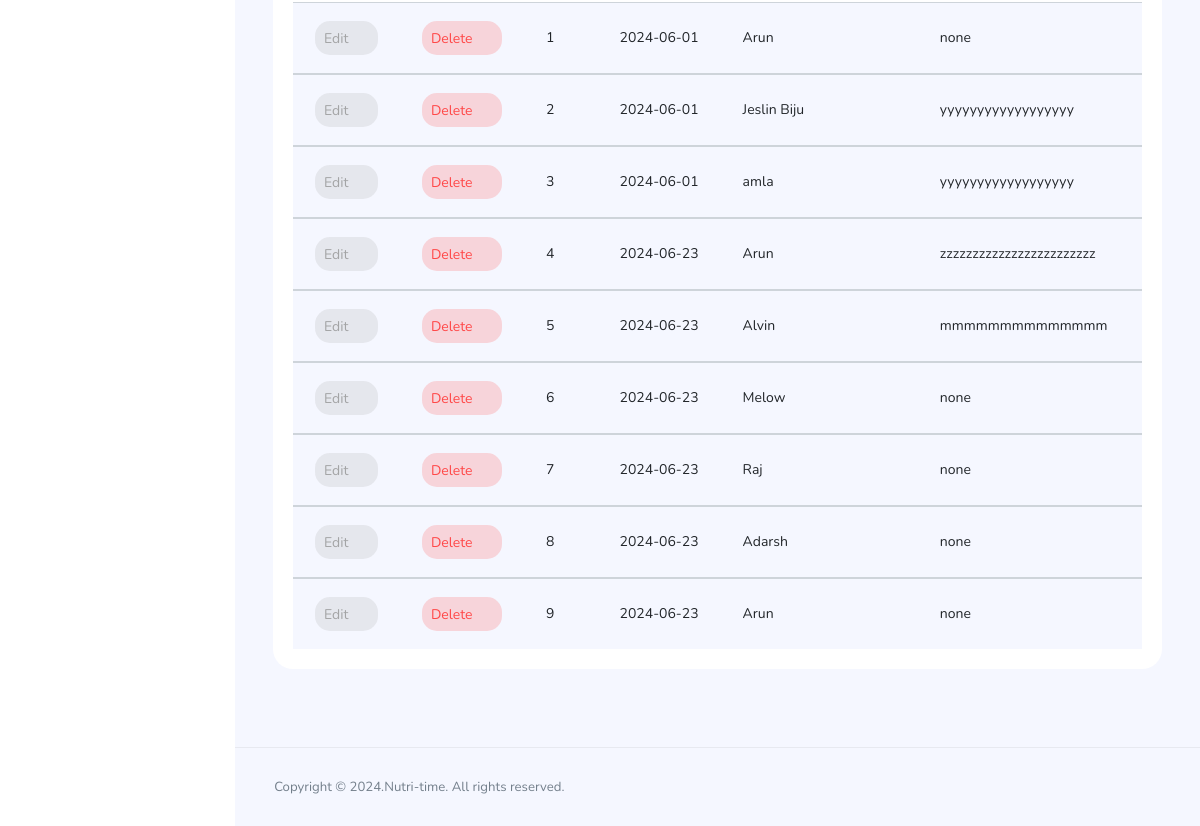
Before: /Admin/pages/admin-sales.php (signed in, lower part) with the older database file.
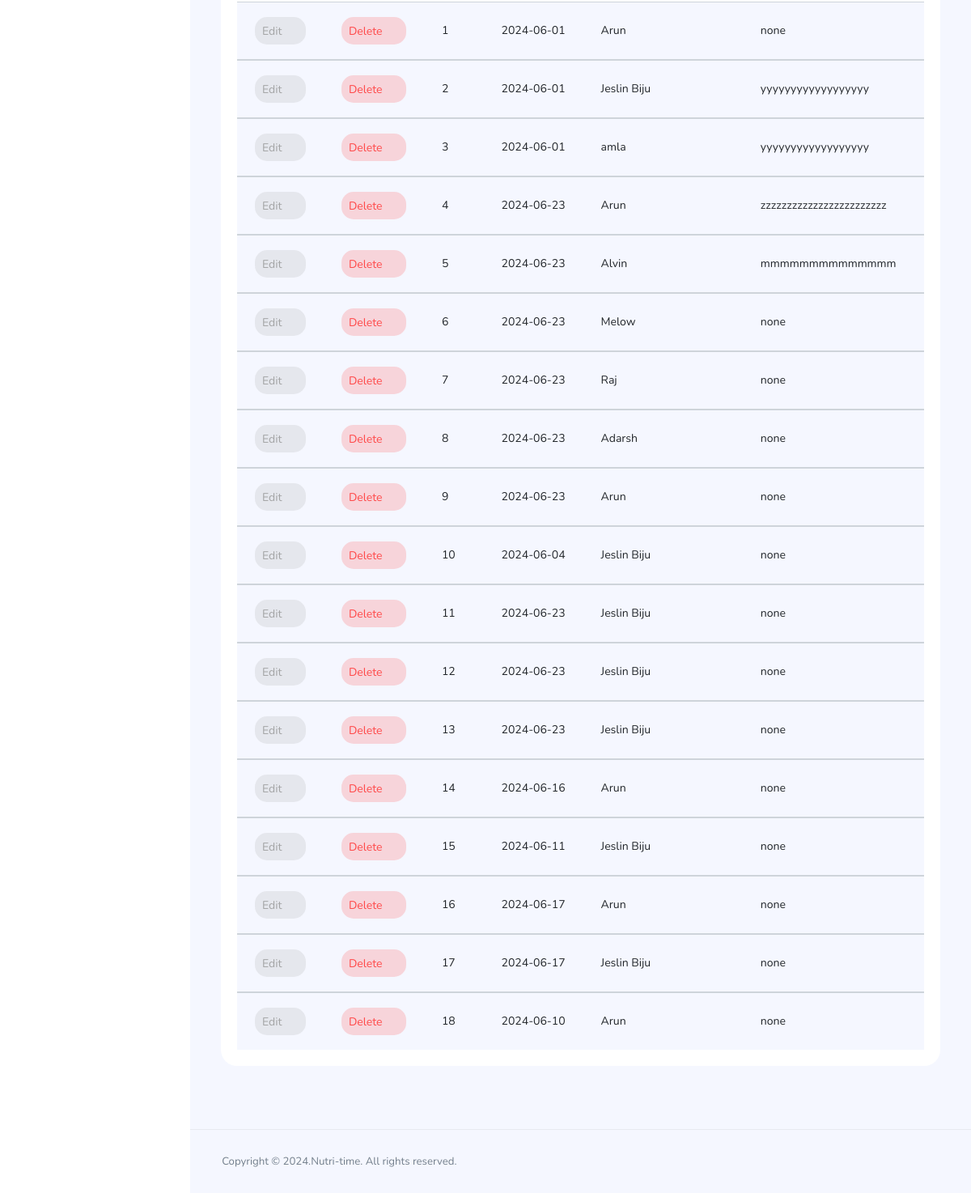
After: the same page with the newer database file.
### tables this page shows
CREATE TABLE `sales` (
  `sales_id` int(11) NOT NULL,
  `sales_proid` int(10) NOT NULL,
  `sales_procode` varchar(20) NOT NULL,
  `sales_proname` varchar(100) NOT NULL,
  `sales_procat` varchar(50) NOT NULL,
  `sales_prosubcat` varchar(50) NOT NULL,
  `sales_mrp` varchar(10) NOT NULL,
  `sales_quan` varchar(10) NOT NULL,
  `sales_curquan` varchar(10) NOT NULL,
  `sales_vp` varchar(20) NOT NULL,
  `sales_vptotal` varchar(10) NOT NULL,
  `sales_gst` varchar(10) NOT NULL,
  `sales_dis` varchar(10) NOT NULL,
  `sales_dispri` varchar(11) NOT NULL,
  `sales_cus` varchar(100) NOT NULL,
  `sales_address` varchar(100) NOT NULL,
  `sales_total` varchar(20) NOT NULL,
  `sales_date` varchar(100) NOT NULL
);

### Admin/pages/admin-sales.php (the view, shortened to what this page needs)
<?php
include './connect.php';
?>
<!DOCTYPE html>
<html lang="en">
<head>
  <link rel="stylesheet" href="../vendors/feather/feather.css">
  <link rel="stylesheet" href="../vendors/ti-icons/css/themify-icons.css">
  <link rel="stylesheet" href="../css/vertical-layout-light/style.css">
</head>
<body>
  <div class="container-scroller">
    <?php
    include './topbar.php';
    ?>
    <div class="main-panel">
      <div class="content-wrapper">
        <div class="row ">
          <div class="col-lg-12 grid-margin stretch-card">
            <div class="card">
              <div class="card-body">
                <div class="table-responsive">
                  <table class="table table-striped">
                    <?php
                    $sql = mysqli_query($conn, "SELECT * FROM sales ORDER BY sales_id ");
                    $serialNo = 1;
                    while ($row = mysqli_fetch_assoc($sql)) {
                      $sale_id = $row['sales_id'];
                      $sale_procode = $row['sales_procode'];
                      $sale_date = $row['sales_date'];
                      $sale_cus = $row['sales_cus'];
                      $sale_address = $row['sales_address'];
                    ?>
                      <tbody>
                        <tr>
                          <td><a href="admin-sales.php?sid=<?php echo $sale_id; ?>" class="btn btn-inverse-secondary btn-icon-text p-2">Edit<i class="ti-pencil-alt btn-icon-append"></i></a>
                          </td>
                          <td><a href="admin-sales.php?sd_id=<?php echo $sale_id; ?>" class="btn btn-inverse-danger btn-icon-text p-2">Delete<i class="ti-trash btn-icon-prepend"></i></a>
                          </td>
                          <td class="py-1"><?php echo $serialNo++; ?></td>
                          <td><?php echo $sale_date; ?></td>
                          <td><?php echo $sale_cus; ?></td>
                          <td><?php echo $sale_address; ?></td>
                          <td class="py-1"><?php echo $sale_procode; ?></td>
                        </tr>
                      </tbody>
                    <?php
                    }
                    ?>
                  </table>
                </div>
              </div>
            </div>
          </div>
        </div>
      </div>
      <footer class="footer">
        <div class="d-sm-flex justify-content-center justify-content-sm-between">
          <span class="text-muted text-center text-sm-left d-block d-sm-inline-block">Copyright © 2024.Nutri-time. All rights reserved.</span>
        </div>
      </footer>
    </div>
  </div>
  </div>
</body>
</html>

Changed rows visible on the page:
added sales: sales_date "2024-06-04", sales_cus "Jeslin Biju", sales_address "none"
added sales: sales_date "2024-06-23", sales_cus "Jeslin Biju", sales_address "none"
added sales: sales_date "2024-06-23", sales_cus "Jeslin Biju", sales_address "none"
added sales: sales_date "2024-06-23", sales_cus "Jeslin Biju", sales_address "none"
added sales: sales_date "2024-06-16", sales_cus "Arun", sales_address "none"
added sales: sales_date "2024-06-11", sales_cus "Jeslin Biju", sales_address "none"
added sales: sales_date "2024-06-17", sales_cus "Arun", sales_address "none"
added sales: sales_date "2024-06-17", sales_cus "Jeslin Biju", sales_address "none"
added sales: sales_date "2024-06-10", sales_cus "Arun", sales_address "none"
